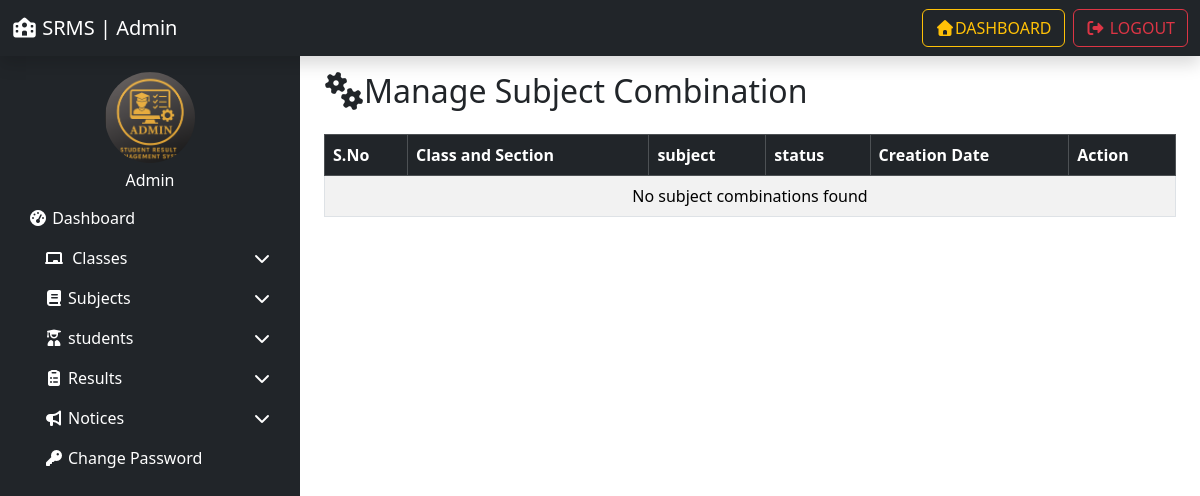
Page /manage_subject_combination/ (signed in) on the earlier database version.
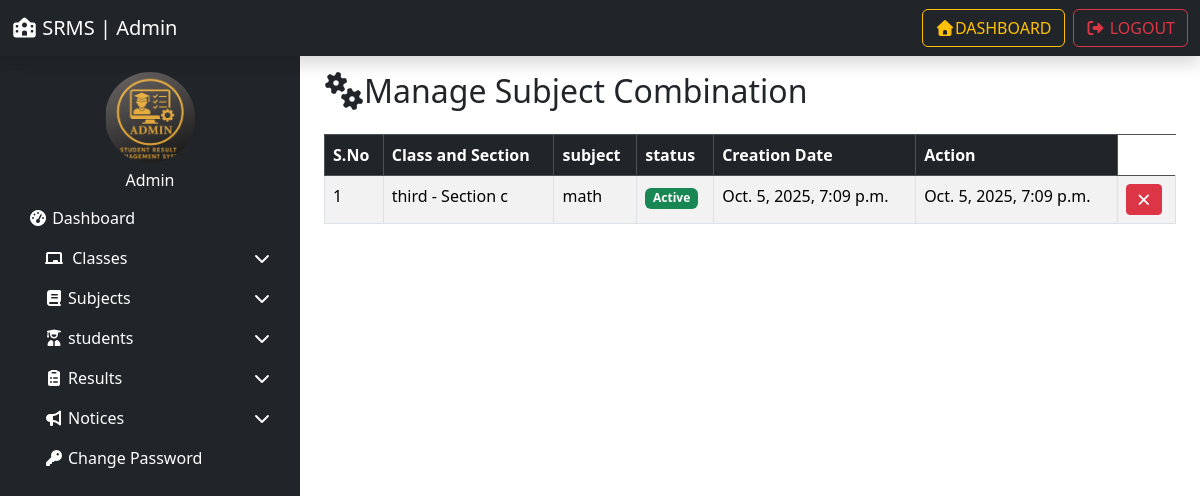
Same page on the later database version.
### resultapp/models.py (models this page shows, shortened)
class StudentCombination(models.Model):
    student_class = models.ForeignKey(Class, on_delete=models.SET_NULL, null=True)
    subject = models.ForeignKey(Subject, on_delete=models.SET_NULL, null=True)
    status = models.IntegerField(default=1)
    creation_date = models.DateTimeField(auto_now_add=True)
    updation_date = models.DateTimeField(auto_now=True)

class Class(models.Model):
    class_name = models.CharField(max_length=50)
    class_numeric = models.IntegerField(null=True, blank=True)
    section = models.CharField(max_length=20)
    creation_date = models.DateTimeField(auto_now_add=True)
    updation_date = models.DateTimeField(auto_now=True)

class Subject(models.Model):
    subject_name = models.CharField(max_length=100)
    subject_code = models.CharField(max_length=20)
    creation_date = models.DateTimeField(auto_now_add=True)
    updation_date = models.DateTimeField(auto_now=True)

### resultapp/views.py (the view, shortened to what this page needs)
# urls.py: path('manage_subject_combination/',manage_subject_combination, name='manage_subject_combination'),
@login_required
def manage_subject_combination(request):
    combinations = StudentCombination.objects.all()
    aid = request.GET.get('aid')
    did = request.GET.get('aid')
    return render(request, "manage_subject_combination.html", locals())

### resultapp/templates/manage_subject_combination.html (shortened to what this page needs)
{% extends 'admin_base.html' %}
{% load static %}
{% block content %}
<div class="container">
     <h2 class="mb-4"><i class="fas fa-cogs "></i>Manage Subject Combination</h2>
  <table class="table table-bordered  table-striped ">
           <thead class="table-dark">
            <tr>
                  <th>S.No</th>
                   <th>Class and Section</th>
                    <th>subject</th>
                     <th>status</th>
                      <th>Creation Date</th>
                         <th>Action</th>
            </tr>
           </thead>
           <tbody>
            {% for i in combinations %}
            <tr>
                  <td>{{forloop.counter}}</td>
                   <td>{{i.student_class.class_name}} - Section {{i.student_class.section}}</td>
                    <td>{{i.subject.subject_name}}</td>
                    <td>
                         {% if i.status == 1 %}
                         <span class="badge bg-success">Active</span>
                         {% else %}
                         <span class="badge bg-danger">Inactive</span>
                         {% endif %}
                    </td>
                     <td>{{i.creation_date}}</td>
                     <td>{{i.updation_date}}</td>
                      <td>
                        {% if i.status == 1 %}
                        <a href="?did={{i.id}}" onclick="return confirm('Deactivate this subject?')" class="btn btn-danger btn-sm" ><i class="fas fa-times"></i></a>
                        {% else %}
                        <a href="?aid={{i.id}}" onclick="return confirm('Activate this subject?')" class="btn btn-success btn-sm" ><i class="fas fa-check"></i></a>
                        {% endif %}
                      </td>
            </tr>
            {% empty %}
            <tr>
                  <td colspan="6" class="text-center">
                       No subject combinations  found
                  </td>
            </tr>
            {% endfor %}
           </tbody>
  </table>
</div>
{% endblock %}

Differences in the rows shown:
added StudentCombination: student_class.class_name "third", student_class.section "c", subject.subject_name "math", status "Active", creation_date "Oct. 5, 2025, 7:09 p.m.", updation_date "Oct. 5, 2025, 7:09 p.m."
Other differences:
text no longer shown: "No subject combinations found"
